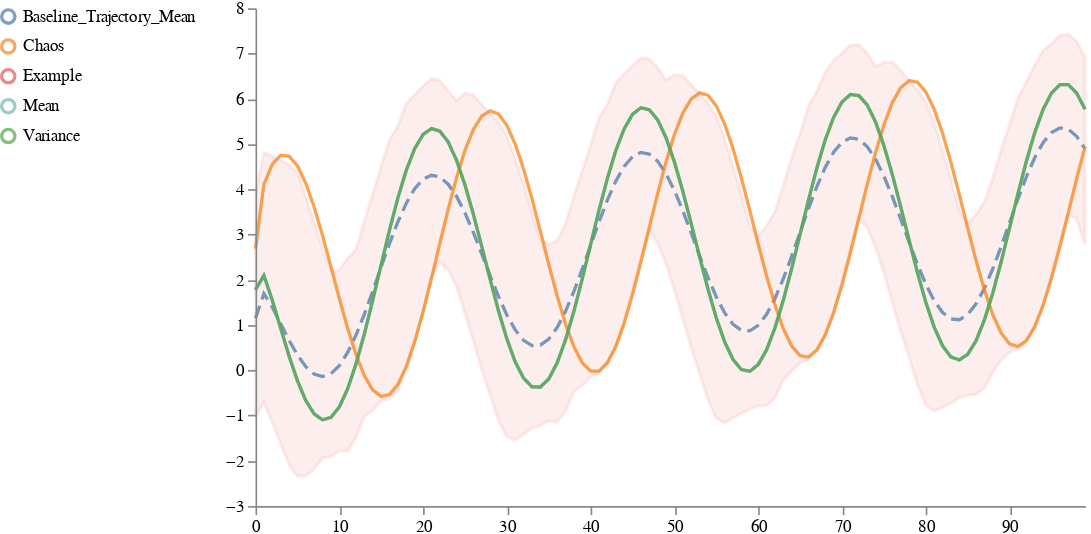
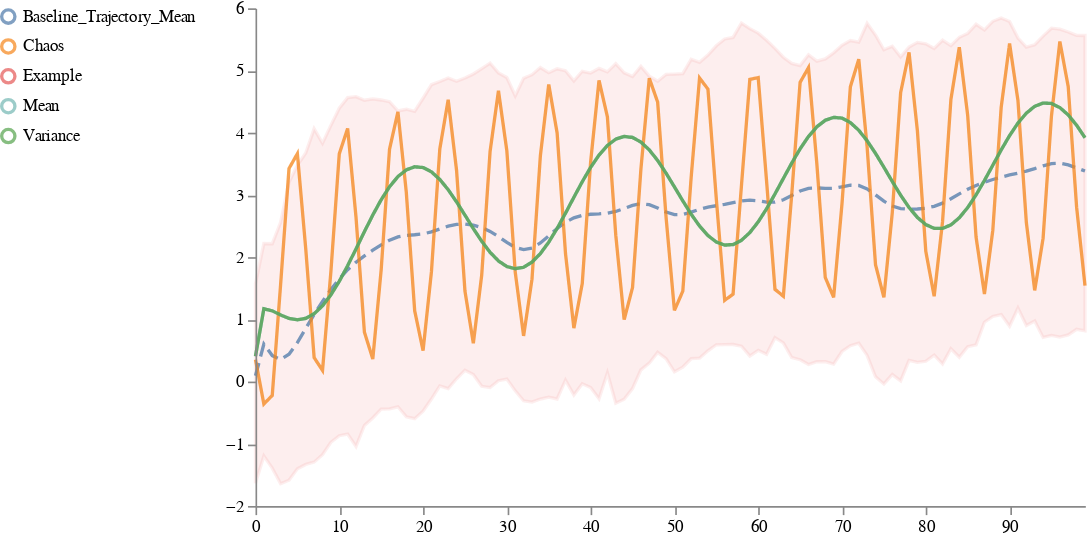
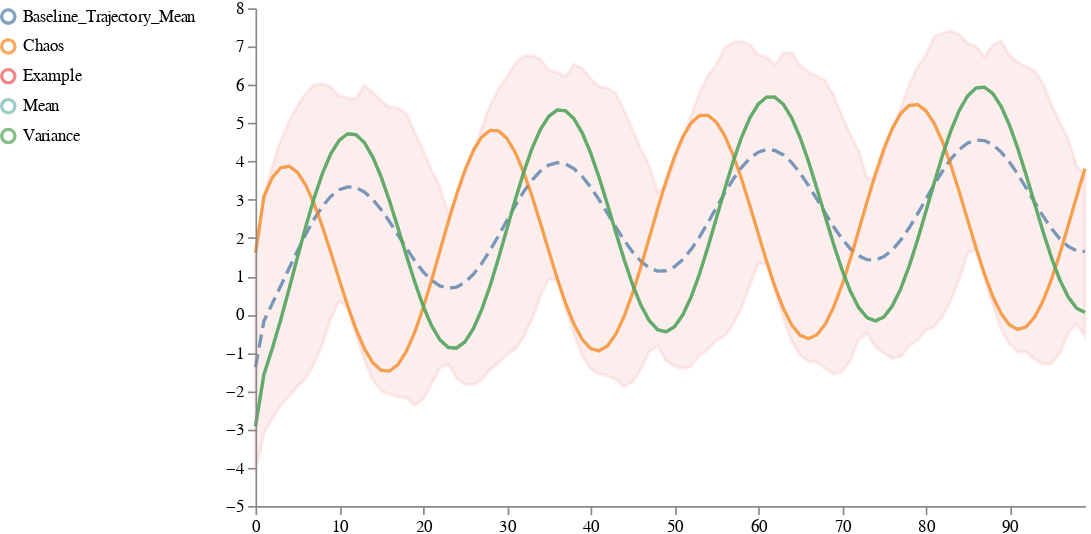
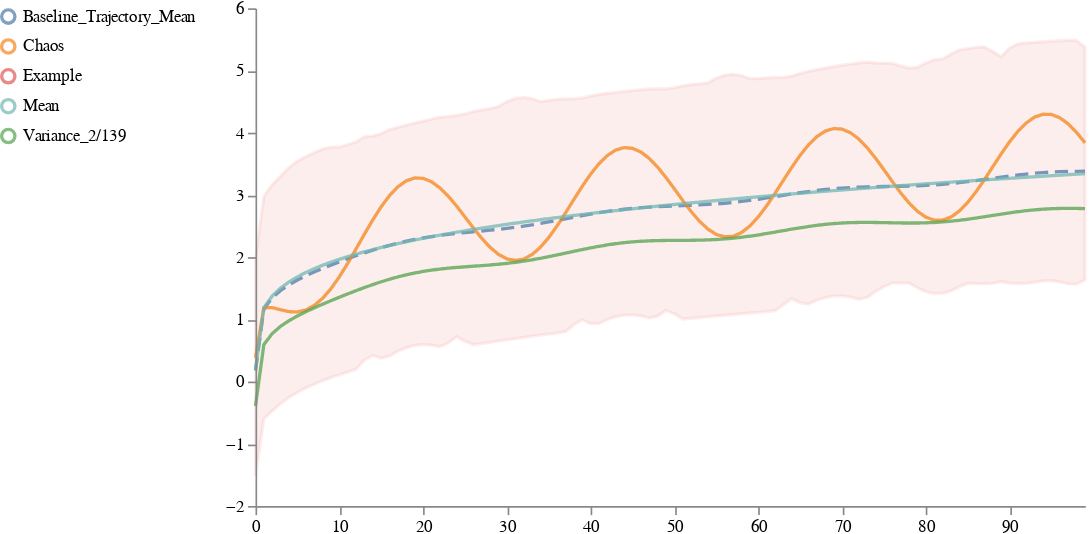

Source (notebook cell) for these figures, in order:
### Code cell
name = "all_cluster"
timepoint_list = []
sine_list = []
sample_list = []


def save_result(data, name, ref_ext):
    """Save new reference files"""
    _output_root = 'output'
    mode = "w" if ref_ext == "svg" else "wb"
    with open(os.path.join(_output_root, f"{name}.{ref_ext}"), mode) as f:
        f.write(data)

run_functions = ["Straight", "Sine_1a", "Sine_2b", "Sine_3c"]
# create sine fucntions
def return_sine_function_3(function_name):
        if function_name == "Straight":
                a, b, c, d = 0, 0, 0, np.random.randn()
                a2, b2, c2, d2 = 0, 0, 0, 0
        if function_name == "Sine_1a":
                a, b, c, d = 1*(np.random.randn() + 1), .25, np.pi, np.random.randn()
                a2, b2, c2, d2 = 1, .25, np.pi, 0
        if function_name == "Sine_2b":
                a, b, c, d = 2, .25*(np.random.randn() + 1), np.pi, np.random.randn()
                a2, b2, c2, d2 = 2, .25, np.pi, 0
        if function_name == "Sine_3c":
                a, b, c, d = 3, .25, np.pi*(np.random.randn() + 1), np.random.randn()
                a2, b2, c2, d2 = 3, .25, np.pi, 0
        def sine_function(x):
                return np.power(x, .25) + a*np.sin(b*x + c) + d
        def sine_function_default(x):
                return np.power(x, .25) + a2*np.sin(b2*x + c2) + d2
        function_parameters_individual = {'a': a,  'b': b, 'c': c,  'd': d}
        function_parameters_default = {'a': a2, 'b': b2, 'c': c2, 'd': d2}
        
        return sine_function, sine_function_default, function_parameters_individual, function_parameters_default

if len(run_functions) > 0:
        function_dataframe = pd.DataFrame(columns=['functions', 'sample_id', 'a', 'b',  'c',  'd'])
        function_list = []
        j = 0
        all_functions ={}

        # create sine dataframes and save the parameters used
        for funct_name in run_functions:
                for _ in range(100):
                        j+=1
                        timepoint_list.extend([x for x in range(100)])
                        sample_list.extend([j]*100)
                        random_function,  sine_function_default, function_parameters_individual, function_parameters_default = return_sine_function_3(funct_name)

                        function_parameters_individual['functions'] = funct_name
                        function_parameters_individual['sample_id'] = j
                        function_list.append(function_parameters_individual)
                        sine_list.extend([random_function(x) for x in range(100)])
                all_functions[funct_name] = sine_function_default 
                function_parameters_default['functions'] = funct_name + " Default"
                function_parameters_default['sample_id'] = None

        #keep track of parameters
        function_dataframe = pd.DataFrame(function_list)
        function_default_dataframe =  pd.DataFrame(function_parameters_default, index=[0])


sine_distribution= pd.DataFrame({'timepoint_id' : timepoint_list,
                   'sample_id' : sample_list,
                   'Example': sine_list})


traces_list = []   

# get examplary lines
#change kmean here to use clustering
examplary_line, trajectory_dict = pyciemss.visuals.trajectories.select_traces(sine_distribution,  select_by_list = ['mean', "variance", 'chaos'], kmean=True)
# get the sample'id for the examplary data used per sample_id and select_by
best_samples_cluster = examplary_line[['sample_id', 'select_by', 'cluster']].drop_duplicates()
best_samples_df_list = []

# for each cluster create a new plot
for cluster in list(np.unique(examplary_line['cluster'])): 
        # for distribution only use the sample_ids in the cluster
       
        cluster_sample_id = trajectory_dict[cluster.lower()]['cluster_sample_id']  
        cluster_sine_distribution =  sine_distribution[sine_distribution["sample_id"].isin(cluster_sample_id)]
        current_cluster_df = examplary_line[examplary_line['cluster'] == cluster]
        current_cluster_df = current_cluster_df.reset_index()
        # get right format to use as traces
        examplary_lines_pivot = current_cluster_df[['examplary_line', 'mean_trajectory', 'timepoint', 'select_by']].pivot_table(
        values="examplary_line", index = ["timepoint", 'mean_trajectory'], columns="select_by"
        )
        examplary_lines_pivot = examplary_lines_pivot.reset_index()
        examplary_lines_pivot = examplary_lines_pivot.rename(columns = {'mean_trajectory': 'Baseline_Trajectory_Mean'})
        if len(run_functions) == 1:
                # get baseline for sine functions
                for function_name, function in all_functions.items():
                        examplary_lines_pivot["Baseline_" + function_name.title()] = [function(x) for x in range(100)]
        # plot the traces along with the baselines
        schema = plots.trajectories(cluster_sine_distribution[['timepoint_id', 'sample_id', 'Example']], traces = examplary_lines_pivot)
        path = "{}_{}".format(name, cluster)
        image = plots.ipy_display(schema, format="PNG").data
        save_result(image, path, "png")
        plots.ipy_display(schema, format="interactive")

if len(run_functions) == 1:
        # clean up table to get the parameters of the samples id's used for examplary
        all_clusters = best_samples_cluster.merge(function_dataframe, how="inner", on="sample_id")
        all_clusters = pd.concat([all_clusters, function_default_dataframe])[['functions', 'select_by', 'a', 'b', 'c', 'd']]
        all_clusters = all_clusters.rename(columns = {'functions': 'Function Name', 'select_by': "Selection Method"})
        all_clusters["Function Name"] = all_clusters["Function Name"].apply(lambda x: x.replace("_", " ").title())
        all_clusters["Examplar #"] = all_clusters["Selection Method"].apply(lambda x: 1 if len(str(x).split("_")) < 2 else str(x).split("_")[1])
        all_clusters["Selection Method"] = all_clusters["Selection Method"].apply(lambda x:  str(x).split("_")[0])
        all_clusters = all_clusters.round(2)


        all_clusters.to_csv("output/{}.csv".format(name))
        # table with sine variables of starting function and the formula of the best select_by lines and metrics1
